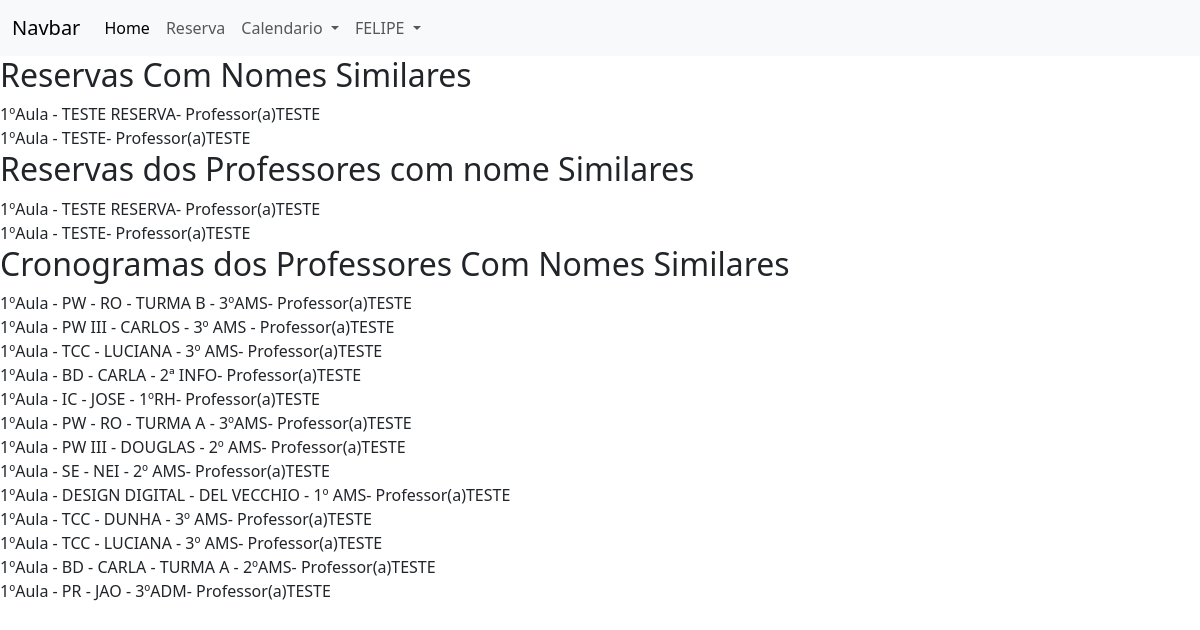
/Bin/test_search.php?busca=TESTE (signed in), run on the app's committed database.
### tables this page shows
CREATE TABLE `reserva` (
  `res_cod` int(11) NOT NULL,
  `res_desc` varchar(200) DEFAULT NULL,
  `res_aula` int(11) NOT NULL,
  `res_data` date NOT NULL,
  `res_dataRes` datetime NOT NULL,
  `res_isActive` bit(1) NOT NULL,
  `lab_cod` int(11) NOT NULL,
  `prof_cod` int(11) DEFAULT NULL
);

CREATE TABLE `professor` (
  `prof_cod` int(11) NOT NULL,
  `prof_nome` varchar(40) NOT NULL,
  `prof_senha` varchar(20) NOT NULL,
  `prof_cargo` varchar(10) NOT NULL,
  `prof_isActive` bit(1) NOT NULL
);

CREATE TABLE `cronograma` (
  `cro_cod` int(11) NOT NULL,
  `cro_desc` varchar(200) DEFAULT NULL,
  `cro_aula` int(11) NOT NULL,
  `cro_sem` int(11) NOT NULL,
  `cro_isActive` bit(1) NOT NULL,
  `lab_cod` int(11) NOT NULL,
  `prof_cod` int(11) NOT NULL
);

### Bin/test_search.php (the view, shortened to what this page needs)
<?php
include_once ("navbar.php");
if(isset($_GET['busca'])){
    $busca=strtoupper($_GET['busca']);
    $slq_reserva = mysqli_query($conexao, "SELECT r.res_aula as aula,r.res_desc as descr,r.res_isActive as active, p.prof_nome as prof FROM reserva as r INNER JOIN professor as p on r.prof_cod=p.prof_cod INNER JOIN laboratorio as l on r.lab_cod=l.lab_cod WHERE r.res_desc like '%".$busca."%' ORDER BY r.res_aula ASC");
    $quant = $slq_reserva->num_rows;
    if($quant >= 1){
        echo '<h2>Reservas Com Nomes Similares</h2>';
        while ($reserva = mysqli_fetch_array($slq_reserva)) {
        echo '<a class="list-group-item list-group-item-action">1ºAula - '.$reserva['descr'].'- Professor(a)'.$reserva['prof'].'</a>';
        }
    }
    $slq_reserva = mysqli_query($conexao, "SELECT r.res_aula as aula,r.res_desc as descr,r.res_isActive as active, p.prof_nome as prof FROM reserva as r INNER JOIN professor as p on r.prof_cod=p.prof_cod INNER JOIN laboratorio as l on r.lab_cod=l.lab_cod WHERE p.prof_nome like '%".$busca."%' ORDER BY r.res_aula ASC");
    $slq_cronograma = mysqli_query($conexao, "SELECT c.cro_aula as aula,c.cro_desc as descr,c.cro_isActive as active, p.prof_nome as prof FROM cronograma as c INNER JOIN laboratorio as l on c.lab_cod=l.lab_cod INNER JOIN professor as p on c.prof_cod=p.prof_cod WHERE  p.prof_nome  like '%".$busca."%' ORDER BY c.cro_aula ASC");
    $quant = $slq_reserva->num_rows;
    if($quant >= 1){
        echo '<h2>Reservas dos Professores com nome Similares</h2>';
        while ($reserva = mysqli_fetch_array($slq_reserva)) {
        echo '<a class="list-group-item list-group-item-action">1ºAula - '.$reserva['descr'].'- Professor(a)'.$reserva['prof'].'</a>';
        }
    }
    $quant = $slq_cronograma->num_rows;
    if($quant >= 1){
        echo '<h2>Cronogramas dos Professores Com Nomes Similares</h2>';
        while ($cronograma = mysqli_fetch_array($slq_cronograma)) {
        echo '<a class="list-group-item list-group-item-action">1ºAula - '.$cronograma['descr'].'- Professor(a)'.$cronograma['prof'].'</a>';
        }
    }
}
?>

### data on the page
reserva: res_desc "TESTE RESERVA", prof_cod.prof_nome "TESTE"
reserva: res_desc "TESTE", prof_cod.prof_nome "TESTE"
cronograma: cro_desc "PW - RO - TURMA B - 3ºAMS", professor.prof_nome "TESTE"
cronograma: cro_desc "PW III - CARLOS - 3º AMS", professor.prof_nome "TESTE"
cronograma: cro_desc "TCC - LUCIANA - 3º AMS", professor.prof_nome "TESTE"
cronograma: cro_desc "BD - CARLA - 2ª INFO", professor.prof_nome "TESTE"
cronograma: cro_desc "IC - JOSE - 1ºRH", professor.prof_nome "TESTE"
cronograma: cro_desc "PW - RO - TURMA A - 3ºAMS", professor.prof_nome "TESTE"
cronograma: cro_desc "PW III - DOUGLAS - 2º AMS", professor.prof_nome "TESTE"
cronograma: cro_desc "SE - NEI - 2º AMS", professor.prof_nome "TESTE"
cronograma: cro_desc "DESIGN DIGITAL - DEL VECCHIO - 1º AMS", professor.prof_nome "TESTE"
cronograma: cro_desc "TCC - DUNHA - 3º AMS", professor.prof_nome "TESTE"
cronograma: cro_desc "TCC - LUCIANA - 3º AMS", professor.prof_nome "TESTE"
cronograma: cro_desc "BD - CARLA - TURMA A - 2ºAMS", professor.prof_nome "TESTE"
cronograma: cro_desc "PR - JAO - 3ºADM", professor.prof_nome "TESTE"

### other printed values
$_SESSION['nome'] "FELIPE"
